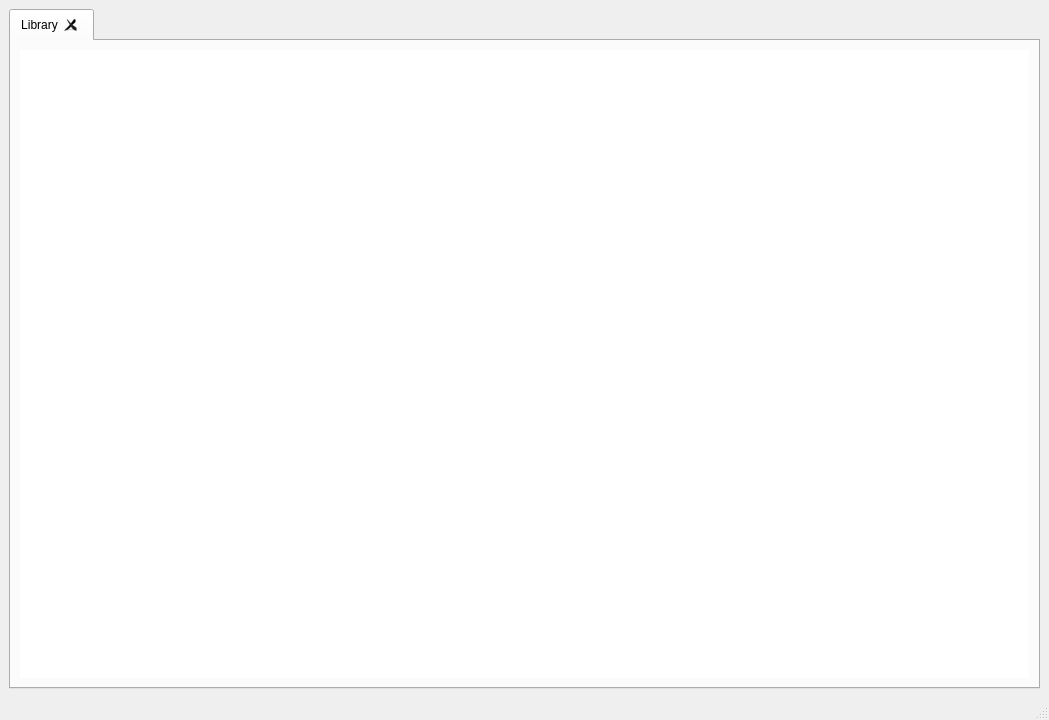
<?xml version="1.0" encoding="UTF-8"?>
<ui version="4.0">
 <class>MainWindow</class>
 <widget class="QMainWindow" name="MainWindow">
  <property name="geometry">
   <rect>
    <x>0</x>
    <y>0</y>
    <width>1049</width>
    <height>720</height>
   </rect>
  </property>
  <property name="windowTitle">
   <string>Lector</string>
  </property>
  <widget class="QWidget" name="centralwidget">
   <layout class="QGridLayout" name="gridLayout">
    <item row="0" column="0">
     <layout class="QHBoxLayout" name="horizontalLayout">
      <item>
       <widget class="QTabWidget" name="tabWidget">
        <property name="currentIndex">
         <number>0</number>
        </property>
        <property name="tabsClosable">
         <bool>true</bool>
        </property>
        <widget class="QWidget" name="tab">
         <attribute name="title">
          <string>Library</string>
         </attribute>
         <layout class="QGridLayout" name="gridLayout_2">
          <item row="0" column="0">
           <widget class="QStackedWidget" name="stackedWidget">
            <property name="frameShape">
             <enum>QFrame::NoFrame</enum>
            </property>
            <property name="lineWidth">
             <number>0</number>
            </property>
            <widget class="QWidget" name="listPage">
             <layout class="QGridLayout" name="gridLayout_4">
              <property name="leftMargin">
               <number>0</number>
              </property>
              <property name="topMargin">
               <number>0</number>
              </property>
              <property name="rightMargin">
               <number>0</number>
              </property>
              <property name="bottomMargin">
               <number>0</number>
              </property>
              <property name="spacing">
               <number>0</number>
              </property>
              <item row="0" column="0">
               <widget class="QListView" name="listView">
                <property name="frameShape">
                 <enum>QFrame::NoFrame</enum>
                </property>
                <property name="editTriggers">
                 <set>QAbstractItemView::NoEditTriggers</set>
                </property>
                <property name="showDropIndicator" stdset="0">
                 <bool>false</bool>
                </property>
                <property name="selectionMode">
                 <enum>QAbstractItemView::ExtendedSelection</enum>
                </property>
                <property name="movement">
                 <enum>QListView::Static</enum>
                </property>
                <property name="isWrapping" stdset="0">
                 <bool>true</bool>
                </property>
                <property name="resizeMode">
                 <enum>QListView::Fixed</enum>
                </property>
                <property name="layoutMode">
                 <enum>QListView::SinglePass</enum>
                </property>
                <property name="spacing">
                 <number>0</number>
                </property>
                <property name="viewMode">
                 <enum>QListView::IconMode</enum>
                </property>
                <property name="uniformItemSizes">
                 <bool>true</bool>
                </property>
                <property name="wordWrap">
                 <bool>true</bool>
                </property>
               </widget>
              </item>
             </layout>
            </widget>
            <widget class="QWidget" name="tablePage">
             <layout class="QGridLayout" name="gridLayout_3">
              <property name="leftMargin">
               <number>0</number>
              </property>
              <property name="topMargin">
               <number>0</number>
              </property>
              <property name="rightMargin">
               <number>0</number>
              </property>
              <property name="bottomMargin">
               <number>0</number>
              </property>
              <property name="spacing">
               <number>0</number>
              </property>
              <item row="0" column="0">
               <widget class="QTableView" name="tableView">
                <property name="frameShape">
                 <enum>QFrame::Box</enum>
                </property>
                <property name="frameShadow">
                 <enum>QFrame::Plain</enum>
                </property>
                <property name="sizeAdjustPolicy">
                 <enum>QAbstractScrollArea::AdjustToContentsOnFirstShow</enum>
                </property>
                <property name="editTriggers">
                 <set>QAbstractItemView::DoubleClicked|QAbstractItemView::EditKeyPressed|QAbstractItemView::SelectedClicked</set>
                </property>
                <property name="alternatingRowColors">
                 <bool>true</bool>
                </property>
                <property name="selectionBehavior">
                 <enum>QAbstractItemView::SelectRows</enum>
                </property>
                <property name="gridStyle">
                 <enum>Qt::NoPen</enum>
                </property>
                <property name="sortingEnabled">
                 <bool>true</bool>
                </property>
                <property name="wordWrap">
                 <bool>false</bool>
                </property>
                <attribute name="horizontalHeaderVisible">
                 <bool>false</bool>
                </attribute>
                <attribute name="verticalHeaderVisible">
                 <bool>false</bool>
                </attribute>
               </widget>
              </item>
             </layout>
            </widget>
           </widget>
          </item>
         </layout>
        </widget>
       </widget>
      </item>
     </layout>
    </item>
   </layout>
  </widget>
  <widget class="QStatusBar" name="statusBar">
   <property name="sizePolicy">
    <sizepolicy hsizetype="Expanding" vsizetype="Preferred">
     <horstretch>0</horstretch>
     <verstretch>0</verstretch>
    </sizepolicy>
   </property>
   <property name="minimumSize">
    <size>
     <width>0</width>
     <height>0</height>
    </size>
   </property>
  </widget>
 </widget>
 <resources>
  <include location="resources.qrc"/>
 </resources>
 <connections/>
</ui>
